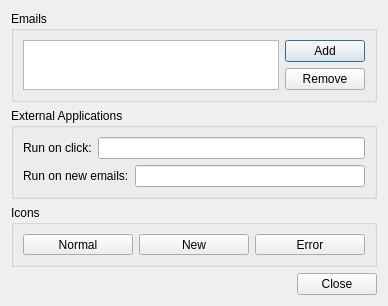
<?xml version="1.0" encoding="UTF-8"?>
<ui version="4.0">
 <author>Baron Leonardo</author>
 <class>Dialog</class>
 <widget class="QDialog" name="Dialog">
  <property name="geometry">
   <rect>
    <x>0</x>
    <y>0</y>
    <width>376</width>
    <height>414</height>
   </rect>
  </property>
  <property name="sizePolicy">
   <sizepolicy hsizetype="Fixed" vsizetype="Fixed">
    <horstretch>0</horstretch>
    <verstretch>0</verstretch>
   </sizepolicy>
  </property>
  <property name="windowTitle">
   <string>Settings</string>
  </property>
  <property name="windowIcon">
   <iconset theme="mail-client">
    <normaloff>../../../../../../../../home/leo-0/.designer/backup</normaloff>../../../../../../../../home/leo-0/.designer/backup</iconset>
  </property>
  <layout class="QVBoxLayout" name="verticalLayout">
   <property name="sizeConstraint">
    <enum>QLayout::SetFixedSize</enum>
   </property>
   <item>
    <widget class="QGroupBox" name="groupBox">
     <property name="title">
      <string>Emails</string>
     </property>
     <layout class="QHBoxLayout" name="horizontalLayout_4">
      <property name="sizeConstraint">
       <enum>QLayout::SetFixedSize</enum>
      </property>
      <item>
       <widget class="QEmailsNameTableWidget" name="emailsTable">
        <property name="sizePolicy">
         <sizepolicy hsizetype="Preferred" vsizetype="Ignored">
          <horstretch>0</horstretch>
          <verstretch>0</verstretch>
         </sizepolicy>
        </property>
        <property name="frameShape">
         <enum>QFrame::StyledPanel</enum>
        </property>
        <property name="frameShadow">
         <enum>QFrame::Sunken</enum>
        </property>
        <property name="editTriggers">
         <set>QAbstractItemView::NoEditTriggers</set>
        </property>
        <property name="alternatingRowColors">
         <bool>true</bool>
        </property>
        <property name="selectionMode">
         <enum>QAbstractItemView::SingleSelection</enum>
        </property>
        <property name="selectionBehavior">
         <enum>QAbstractItemView::SelectRows</enum>
        </property>
        <property name="gridStyle">
         <enum>Qt::NoPen</enum>
        </property>
        <property name="wordWrap">
         <bool>false</bool>
        </property>
        <property name="cornerButtonEnabled">
         <bool>false</bool>
        </property>
        <attribute name="horizontalHeaderVisible">
         <bool>false</bool>
        </attribute>
        <attribute name="horizontalHeaderStretchLastSection">
         <bool>true</bool>
        </attribute>
        <attribute name="verticalHeaderVisible">
         <bool>false</bool>
        </attribute>
        <column>
         <property name="text">
          <string>Emails</string>
         </property>
        </column>
       </widget>
      </item>
      <item>
       <layout class="QVBoxLayout" name="verticalLayout_3">
        <item>
         <widget class="QPushButton" name="addEmailBtn">
          <property name="cursor">
           <cursorShape>PointingHandCursor</cursorShape>
          </property>
          <property name="text">
           <string>Add</string>
          </property>
         </widget>
        </item>
        <item>
         <widget class="QPushButton" name="removeEmailBtn">
          <property name="cursor">
           <cursorShape>PointingHandCursor</cursorShape>
          </property>
          <property name="text">
           <string>Remove</string>
          </property>
         </widget>
        </item>
       </layout>
      </item>
     </layout>
    </widget>
   </item>
   <item>
    <widget class="QGroupBox" name="groupBox_3">
     <property name="title">
      <string>External Applications</string>
     </property>
     <layout class="QVBoxLayout" name="verticalLayout_2">
      <item>
       <layout class="QHBoxLayout" name="horizontalLayout_3">
        <item>
         <widget class="QLabel" name="label_2">
          <property name="text">
           <string>Run on click:</string>
          </property>
         </widget>
        </item>
        <item>
         <widget class="QLineEdit" name="runOnClick"/>
        </item>
       </layout>
      </item>
      <item>
       <layout class="QHBoxLayout" name="horizontalLayout_2">
        <item>
         <widget class="QLabel" name="label">
          <property name="text">
           <string>Run on new emails:</string>
          </property>
         </widget>
        </item>
        <item>
         <widget class="QLineEdit" name="runOnNewEmails"/>
        </item>
       </layout>
      </item>
     </layout>
    </widget>
   </item>
   <item>
    <widget class="QGroupBox" name="groupBox_2">
     <property name="title">
      <string>Icons</string>
     </property>
     <layout class="QHBoxLayout" name="horizontalLayout">
      <item>
       <widget class="QToolButton" name="normalIcon">
        <property name="sizePolicy">
         <sizepolicy hsizetype="Preferred" vsizetype="Preferred">
          <horstretch>0</horstretch>
          <verstretch>0</verstretch>
         </sizepolicy>
        </property>
        <property name="cursor">
         <cursorShape>PointingHandCursor</cursorShape>
        </property>
        <property name="text">
         <string>Normal</string>
        </property>
        <property name="iconSize">
         <size>
          <width>24</width>
          <height>24</height>
         </size>
        </property>
        <property name="toolButtonStyle">
         <enum>Qt::ToolButtonTextUnderIcon</enum>
        </property>
       </widget>
      </item>
      <item>
       <widget class="QToolButton" name="newEmailIcon">
        <property name="sizePolicy">
         <sizepolicy hsizetype="Preferred" vsizetype="Preferred">
          <horstretch>0</horstretch>
          <verstretch>0</verstretch>
         </sizepolicy>
        </property>
        <property name="cursor">
         <cursorShape>PointingHandCursor</cursorShape>
        </property>
        <property name="text">
         <string>New</string>
        </property>
        <property name="iconSize">
         <size>
          <width>24</width>
          <height>24</height>
         </size>
        </property>
        <property name="toolButtonStyle">
         <enum>Qt::ToolButtonTextUnderIcon</enum>
        </property>
       </widget>
      </item>
      <item>
       <widget class="QToolButton" name="errorIcon">
        <property name="sizePolicy">
         <sizepolicy hsizetype="Preferred" vsizetype="Preferred">
          <horstretch>0</horstretch>
          <verstretch>0</verstretch>
         </sizepolicy>
        </property>
        <property name="cursor">
         <cursorShape>PointingHandCursor</cursorShape>
        </property>
        <property name="text">
         <string>Error</string>
        </property>
        <property name="iconSize">
         <size>
          <width>24</width>
          <height>24</height>
         </size>
        </property>
        <property name="toolButtonStyle">
         <enum>Qt::ToolButtonTextUnderIcon</enum>
        </property>
       </widget>
      </item>
     </layout>
    </widget>
   </item>
   <item>
    <widget class="QDialogButtonBox" name="closeBtn">
     <property name="orientation">
      <enum>Qt::Horizontal</enum>
     </property>
     <property name="standardButtons">
      <set>QDialogButtonBox::Close</set>
     </property>
    </widget>
   </item>
  </layout>
 </widget>
 <customwidgets>
  <customwidget>
   <class>QEmailsNameTableWidget</class>
   <extends>QTableWidget</extends>
   <header location="global">ui_settings</header>
  </customwidget>
 </customwidgets>
 <resources/>
 <connections>
  <connection>
   <sender>closeBtn</sender>
   <signal>accepted()</signal>
   <receiver>Dialog</receiver>
   <slot>accept()</slot>
   <hints>
    <hint type="sourcelabel">
     <x>254</x>
     <y>407</y>
    </hint>
    <hint type="destinationlabel">
     <x>157</x>
     <y>274</y>
    </hint>
   </hints>
  </connection>
  <connection>
   <sender>closeBtn</sender>
   <signal>rejected()</signal>
   <receiver>Dialog</receiver>
   <slot>reject()</slot>
   <hints>
    <hint type="sourcelabel">
     <x>322</x>
     <y>407</y>
    </hint>
    <hint type="destinationlabel">
     <x>286</x>
     <y>274</y>
    </hint>
   </hints>
  </connection>
 </connections>
</ui>
